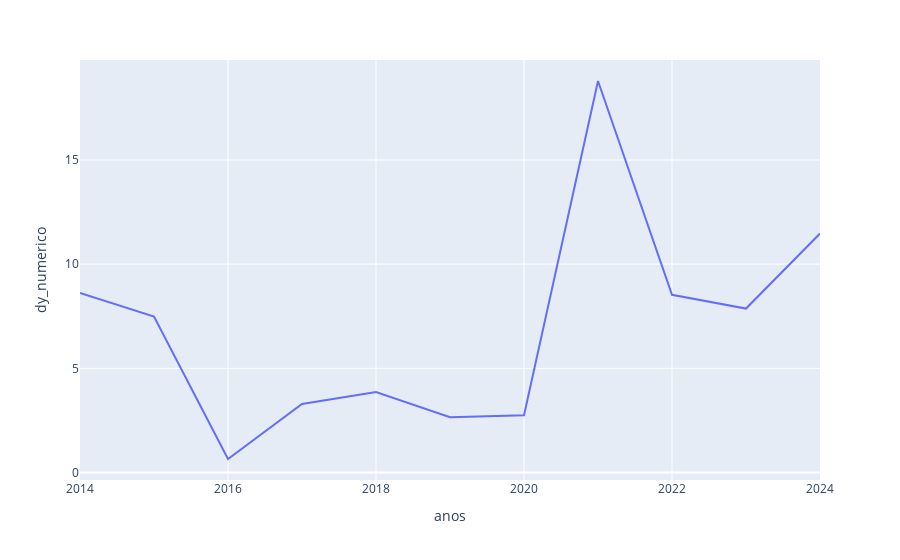

Notebook code for this chart:
### Code cell
g4 = {"dy_numerico" : [8.62, 7.49, 0.65, 3.29, 3.86, 2.65, 2.75, 18.79, 8.53, 7.87, 11.47],
        "anos" : [2014, 2015, 2016, 2017, 2018, 2019, 2020, 2021, 2022, 2023, 2024]}

g4 = pd.DataFrame(g4)
px.line(g4, x='anos', y='dy_numerico')

### Figure 1 — Plotly figure (JSON) as saved in the notebook; plotly's stock layout.template omitted (floating-point values rounded to 4 significant figures)
{"data": [{"hovertemplate": "anos=%{x}<br>dy_numerico=%{y}<extra></extra>", "legendgroup": "", "line": {"color": "#636efa", "dash": "solid"}, "marker": {"symbol": "circle"}, "mode": "lines", "name": "", "orientation": "v", "showlegend": false, "type": "scatter", "x": [2014, 2015, 2016, 2017, 2018, 2019, 2020, 2021, 2022, 2023, 2024], "xaxis": "x", "y": [8.62, 7.49, 0.65, 3.29, 3.86, 2.65, 2.75, 18.79, 8.53, 7.87, 11.47], "yaxis": "y"}], "layout": {"legend": {"tracegroupgap": 0}, "margin": {"t": 60}, "xaxis": {"anchor": "y", "domain": [0, 1], "title": {"text": "anos"}}, "yaxis": {"anchor": "x", "domain": [0, 1], "title": {"text": "dy_numerico"}}}}
